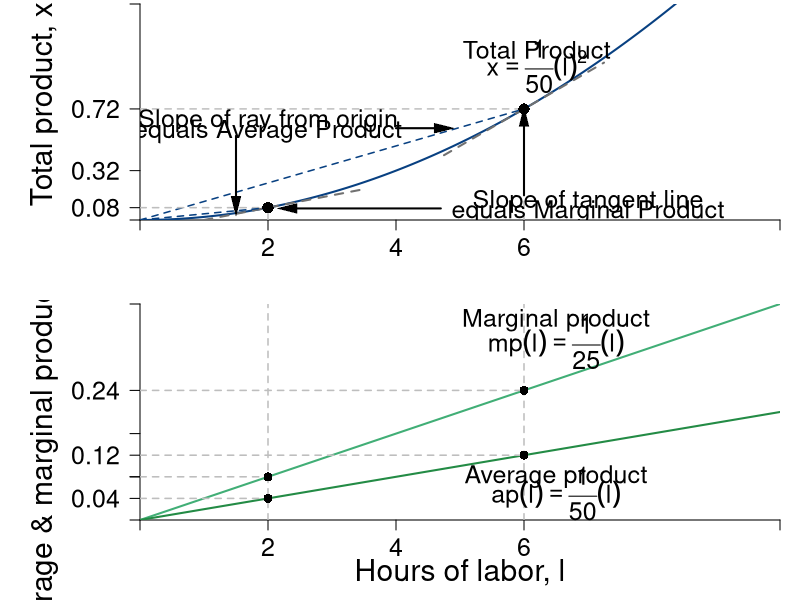

R code for this plot:
require(shape)
pdf(file = "specprodexch/production_irs_stacked.pdf", width = 9, height = 12)

#Set parameters for graphics
axislabelsize <- 1.8
labelsize <- 1.5
namesize <- 1.8
annotatesize <- 1.5
graphlinewidth <- 2
segmentlinewidth <- 1.5

COL <- c("#7fc97f", "#beaed4", "#fdc086", "#ffff99", "#386cb0", "#f0027f", "#bf5b17", "#666666")
COLA <- c("#99d8c9","#66c2a4","#41ae76", "#238b45", "#005824")
COLB <- c("#4eb3d3", "#2b8cbe", "#0868ac","#084081")
Grays <- gray.colors(25, start =1, end = 0)


#Edited the margins to cater for the larger LHS labels
par(mar =  c(4, 7, 0.2, 1), mfrow = c(2, 1))


prodFn <- function(l, alpha = 2, k = 0.02) {
  k*l^alpha
}

MprodFn <- function(l, alpha = 2, k = 0.02) {
  k*alpha*l^(alpha - 1)
}

AprodFn <- function(l, alpha = 2, k = 0.02) {
  k*l^(alpha - 1)
}

Mpline <- function(l, constant = 0.3181472, slope = 0.125){
  constant + slope*l
}

xlims <- c(0, 10)
ylims <- c(0, 1.4)

npts <- 501 
x <- seq(xlims[1], xlims[2], length.out = npts)
y <- seq(ylims[1], ylims[2], length.out = npts) 
a <- c(13, 15, 17)

plot(0, 0, xlim = xlims, ylim = ylims, type = "n",
     xlab = expression(paste("")),
     ylab = expression(paste("")), 
     xaxt = "n", 
     yaxt = "n", 
     cex.lab = axislabelsize, 
     bty = "n",
     xaxs="i", 
     yaxs="i")

# ticksy <- seq(from = 0, to = ylims[2], by = 0.25)
# ylabels <- seq(from = 0, to = ylims[2], by = 0.25)
# ticksx <- seq(from = 0, to = xlims[2], by = 1)
# xlabels <- seq(from = 0, to = xlims[2], by = 1)
ticksy <- c(0, prodFn(l = 2, k = 0.02, alpha = 2), prodFn(l = 4, k = 0.02, alpha = 2), prodFn(l = 6, k = 0.02, alpha = 2), ylims[2])
ylabels <- c(NA, expression(paste(0.08)), prodFn(l = 4, k = 0.02, alpha = 2), expression(paste(0.72)), NA)
ticksx <- c(0, 2, 4, 6, xlims[2])
xlabels <- c(NA, 2, 4, 6, NA)

axis(1, at = ticksx, pos = 0, labels = xlabels, cex.axis = labelsize)
axis(2, at = ticksy, pos = 0, labels = ylabels, las = 1, cex.axis = labelsize)

npts <- 500 
xx1 <- seq(xlims[1], xlims[2], length.out = npts)

xx3 <- seq(1, 3.5, length.out = npts)
xx4 <- seq(4.75, 7.25, length.out = npts)

lines(xx1, prodFn(xx1, alpha = 2, k = 0.02), col = COLB[4], lwd = graphlinewidth)
#lines(xx1, MprodFn(xx1, alpha = 2, k = 0.02), col = COLA[1], lwd = graphlinewidth)
#lines(xx1, AprodFn(xx1, alpha = 2, k = 0.02), col = COLA[2], lwd = graphlinewidth)
lines(xx3, Mpline(xx3, constant = prodFn(l = 2, k = 0.02, alpha = 2) - 2*MprodFn(l = 2, k = 0.02, alpha = 2), slope = MprodFn(l = 2, k = 0.02, alpha = 2)), col = Grays[21], lty = 2, lwd = graphlinewidth)
lines(xx4, Mpline(xx4, constant = prodFn(l = 6, k = 0.02, alpha = 2) - 6*MprodFn(l = 6, k = 0.02, alpha = 2), slope = MprodFn(l = 6, k = 0.02)), col = Grays[21], lty = 2, lwd = graphlinewidth)

#Axis Labels
#mtext(expression(paste("Hours of labor, ", l)), side = 1, line = 2.5, cex = axislabelsize)
text(-1.5, 0.75, expression(paste("Total product, ", x)), xpd = TRUE, cex = axislabelsize, srt = 90) 

segments(0, prodFn(l = 6, k = 0.02, alpha = 2), 6, prodFn(l = 6, k = 0.02, alpha = 2), lty = 2, col = "gray" , lwd = segmentlinewidth)
segments(6, 0, 6, prodFn(l = 6, k = 0.02, alpha = 2), lty = 2, col = "gray" , lwd = segmentlinewidth)
segments(0, 0, 6, prodFn(l = 6, k = 0.02, alpha = 2), lty = 2, col = COLB[4] , lwd = segmentlinewidth)
points(6, prodFn(l = 6, k = 0.02), pch = 16, col = "black", cex = 1.5)

segments(0, prodFn(l = 2, k = 0.02, alpha = 2), 2, prodFn(l = 2, k = 0.02, alpha = 2), lty = 2, col = "gray" , lwd = segmentlinewidth)
segments(2, 0, 2, prodFn(l = 2, k = 0.02, alpha = 2), lty = 2, col = "gray" , lwd = segmentlinewidth)
segments(0, 0, 2, prodFn(l = 2, k = 0.02, alpha = 2), lty = 2, col = COLB[4] , lwd = segmentlinewidth)
points(2, prodFn(l = 2, k = 0.02, alpha = 2), pch = 16, col = "black", cex = 1.5)

#Label total product
text(6.2, 1.1, expression(paste("Total Product")), cex = annotatesize)
text(6.2, 1, expression(x == frac(1,50)*(l)^2), cex = annotatesize)

#Marginal Product
text(7, 0.12, expression(paste("Slope of tangent line")), cex = labelsize)
text(7, 0.05, expression(paste("equals Marginal Product")), cex = labelsize)
Arrows(4.7, 0.075, 2.3, 0.075, col = "black", lty = 1, lwd = 2, arr.type = "triangle", arr.lwd = 0.5)
Arrows(6, 0.16, 6, 0.67, col = "black", lty = 1, lwd = 2, arr.type = "triangle", arr.lwd = 0.5)

#Average Product
text(2, prodFn(l = 6, k = 0.02, alpha = 2) - 0.08, expression(paste("Slope of ray from origin")), cex = labelsize)
text(2, prodFn(l = 6, k = 0.02, alpha = 2) - 0.15, expression(paste("equals Average Product")), cex = labelsize)
Arrows(1.5, prodFn(l = 6, k = 0.02, alpha = 2) - 0.175, 1.5, prodFn(l = 2, k = 0.02, alpha = 2) + 0.01 , col = "black", lty = 1, lwd = 2, arr.type = "triangle", arr.lwd = 0.5)
Arrows(4, prodFn(l = 6, k = 0.02, alpha = 2) - 0.125, 4.75, prodFn(l = 6, k = 0.02, alpha = 2) - 0.125, col = "black", lty = 1, lwd = 2, arr.type = "triangle", arr.lwd = 0.5)

prodFn <- function(l, alpha = 2, k = 0.02) {
  k*l^alpha
}

MprodFn <- function(l, alpha = 2, k = 0.02) {
  k*alpha*l^(alpha - 1)
}

AprodFn <- function(l, alpha = 2, k = 0.02) {
  k*l^(alpha - 1)
}

Mpline <- function(l, constant = 0.3181472, slope = 0.125){
  constant + slope*l
}

xlims <- c(0, 10)
ylims <- c(0, 0.4)

npts <- 501 
x <- seq(xlims[1], xlims[2], length.out = npts)
y <- seq(ylims[1], ylims[2], length.out = npts) 
a <- c(13, 15, 17)

plot(0, 0, xlim = xlims, ylim = ylims, type = "n",
     xlab = expression(paste("")),
     ylab = expression(paste("")), 
     xaxt = "n", 
     yaxt = "n", 
     bty = "n",
     xaxs = "i", 
     yaxs = "i")


ticksy <- c(0, 
            AprodFn(l = 2, k = 0.02, alpha = 2), MprodFn(l = 2, k = 0.02, alpha = 2), 
            AprodFn(l = 4, k = 0.02, alpha = 2), MprodFn(l = 4, k = 0.02, alpha = 2), 
            AprodFn(l = 6, k = 0.02, alpha = 2), MprodFn(l = 6, k = 0.02, alpha = 2), 
            ylims[2])
ylabels <- c(NA, 
             AprodFn(l = 2, k = 0.02, alpha = 2), MprodFn(l = 2, k = 0.02, alpha = 2), 
             AprodFn(l = 4, k = 0.02, alpha = 2), MprodFn(l = 4, k = 0.02, alpha = 2), 
             AprodFn(l = 6, k = 0.02, alpha = 2), MprodFn(l = 6, k = 0.02, alpha = 2), 
             NA)
ticksx <- c(0, 2, 4, 6, xlims[2])
xlabels <- c(NA, 2, 4, 6, NA)

axis(1, at = ticksx, pos = 0, labels = xlabels, cex.axis = labelsize)
axis(2, at = ticksy, pos = 0, labels = ylabels, las = 1, cex.axis = labelsize)

npts <- 500 
xx1 <- seq(xlims[1], xlims[2], length.out = npts)

xx3 <- seq(1, 3, length.out = npts)
xx4 <- seq(5, 7, length.out = npts)

lines(xx1, MprodFn(xx1, alpha = 2, k = 0.02), col = COLA[3], lwd = graphlinewidth)
lines(xx1, AprodFn(xx1, alpha = 2, k = 0.02), col = COLA[4], lwd = graphlinewidth)

#Axis Labels
mtext(expression(paste("Hours of labor, ", l)), side = 1, line = 2.5, cex = axislabelsize)
text(-1.5, 0.5*ylims[2], expression(paste("Average & marginal product, ", list(ap,mp) )), xpd = TRUE, cex = axislabelsize, srt = 90) 

#Margin
segments(6, 0, 6, ylims[2], lty = 2, col = "gray" , lwd = segmentlinewidth)
segments(0, MprodFn(l = 6, k = 0.02), 6, MprodFn(l = 6, k = 0.02), lty = 2, col = "gray" , lwd = segmentlinewidth)
segments(0, AprodFn(l = 6, k = 0.02), 6, AprodFn(l = 6, k = 0.02), lty = 2, col = "gray" , lwd = segmentlinewidth)
points(6, MprodFn(l = 6, k = 0.02), pch = 16, col = "black", cex = 1.2)
points(6, AprodFn(l = 6, k = 0.02), pch = 16, col = "black", cex = 1.2)
segments(2, 0, 2, ylims[2], lty = 2, col = "gray" , lwd = segmentlinewidth)
segments(0, MprodFn(l = 2, k = 0.02), 2, MprodFn(l = 2, k = 0.02), lty = 2, col = "gray" , lwd = segmentlinewidth)
segments(0, AprodFn(l = 2, k = 0.02), 2, AprodFn(l = 2, k = 0.02), lty = 2, col = "gray" , lwd = segmentlinewidth)
points(2, MprodFn(l = 2, k = 0.02), pch = 16, col = "black", cex = 1.2)
points(2, AprodFn(l = 2, k = 0.02), pch = 16, col = "black", cex = 1.2)


text(6.2, 1.1, expression(paste("Total product")))
text(6.2, 1, expression(x == frac(1,50)*(l)^2))


#Marginal Product
#text(6, 0.1, expression(paste("Slope of tangent line")))
text(6.5, MprodFn(l = 6.5, k = 0.02, alpha = 2) + 0.11, expression(paste("Marginal product")), cex = labelsize)
text(6.5, MprodFn(l = 6.5, k = 0.02, alpha = 2) + 0.07, expression(paste(mp(l) == frac(1,25)*(l) )), cex = labelsize)

#Average Product
text(6.5, AprodFn(l = 6.5, k = 0.02, alpha = 2) - 0.05, expression(paste("Average product")), cex = labelsize)
text(6.5, AprodFn(l = 6.5, k = 0.02, alpha = 2) - 0.08, expression(paste(ap(l) == frac(1,50)*(l) )), cex = labelsize)




dev.off()
